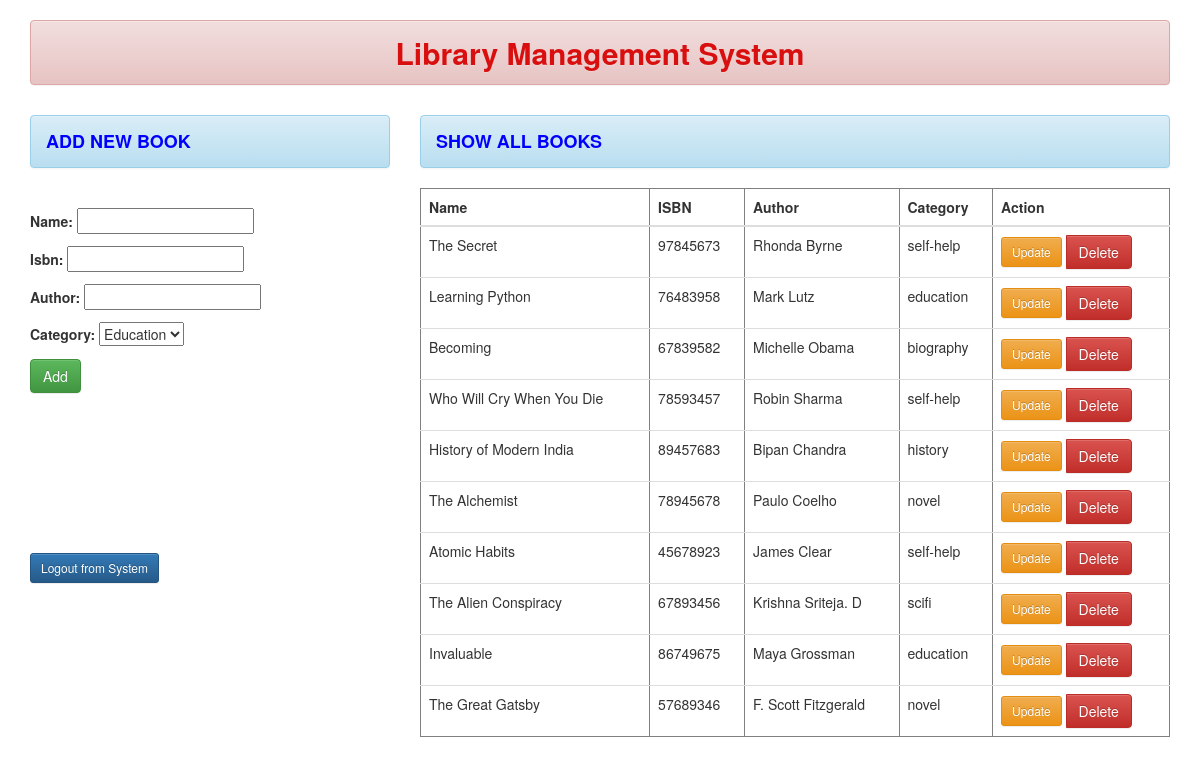
/home/, run on the app's committed database.
### enroll/models.py (models this page shows)
class Book(models.Model):
    catchoice= [
        ('education', 'Education'),
        ('biography', 'Biography'),
        ('history', 'History'),
        ('novel', 'Novel'),
        ('scifi','Sci-Fi'),
        ('self-help','Self-Help')
        ]
    name=models.CharField(max_length=30)
    isbn=models.PositiveIntegerField()
    author=models.CharField(max_length=40)
    category=models.CharField(max_length=30,choices=catchoice,default='education')

### enroll/views.py (the view)
# urls.py: path('home/',views.add_show, name="Add&Show"),
def add_show(request):
    if request.method=="POST":
        bm=BookForm(request.POST)
        if bm.is_valid():
            bm.save()
        bm=BookForm()
    else:
        bm=BookForm()
    stud = Book.objects.all()
    return render(request,'enroll/Add&Show.html',{'form':bm,'stu':stud})

### enroll/forms.py
class BookForm(forms.ModelForm):
    class Meta:
        model=Book
        fields=['name','isbn','author','category']

### enroll/templates/enroll/Add&Show.html (shortened to what this page needs)
<!DOCTYPE html>
{% extends 'enroll/base.html' %}
 {% block content%}
  <div class="row">
    <div class="col-sm-4">
       <h4 style="color:blue" class="alert alert-info"><b>ADD NEW BOOK</b></h4></br>
        <form action="" method="POST">
          {{form.as_p}}
          <input type="submit" class="btn btn-success" value="Add">
          <div>
            <a href="{% url 'logout' %}" class="btn btn-primary btn-sm">Logout from System</a>
           </div>
        </form>
    </div>
    <div class="col-sm-8">
        <h4 style="color:blue" class="alert alert-info"><b>SHOW ALL BOOKS</b></h4>
        {% if stu %}
        <table class="table table-hover" border="1">
            <thead>
            <tr>
            <th scope="col">Name</th>
            <th scope="col">ISBN</th>
            <th scope="col">Author</th>
            <th scope="col">Category</th>
            <th scope="col">Action</th>
            </tr>
            </thead>
            <tbody>
              {% for st in stu %}
                <tr>
                 <td>{{st.name}}</td>
                 <td>{{st.isbn}}</td>
                 <td>{{st.author}}</td>
                 <td>{{st.category}}</td>
                 <td>
                  <a href="{% url 'updatedata' st.id %}" class="btn btn-warning btn-sm">Update</a>
                  <form action="{% url 'deletedata' st.id %}" method="post" class="btn-group" role="group">
                  <input type="submit" class="btn btn-danger" value="Delete">
                  </form>
                 </td>
                </tr>
              {% endfor %}
            </tbody>
            </table>
        {% else %}
        <h4 class="text-center alert alert-warning"><b>No Record</b></h4>
        {% endif %}
    </div>
</div>
{% endblock content%}

### enroll/templates/enroll/base.html (shortened to what this page needs)
<!DOCTYPE html>
{% load static %}
<html lang="en" dir="ltr">
    <head>
        <link rel="stylesheet" href="https://maxcdn.bootstrapcdn.com/bootstrap/3.3.7/css/bootstrap.min.css">
    <link rel="stylesheet" href="https://maxcdn.bootstrapcdn.com/bootstrap/3.3.7/css/bootstrap-theme.min.css">
</head>
  <body>
      <div class="container mt-5">
          <h2 style="color:rgb(217, 15, 15)" class="text-center alert alert-danger"><strong>Library Management System</strong></h2>
          {% block content%}
          {% endblock content%}
      </div>
  </body>
  </html>

### data on the page
Book: name "The Secret", isbn "97845673", author "Rhonda Byrne", category "self-help"
Book: name "Learning Python", isbn "76483958", author "Mark Lutz", category "education"
Book: name "Becoming", isbn "67839582", author "Michelle Obama", category "biography"
Book: name "Who Will Cry When You Die", isbn "78593457", author "Robin Sharma", category "self-help"
Book: name "History of Modern India", isbn "89457683", author "Bipan Chandra", category "history"
Book: name "The Alchemist", isbn "78945678", author "Paulo Coelho", category "novel"
Book: name "Atomic Habits", isbn "45678923", author "James Clear", category "self-help"
Book: name "The Alien Conspiracy", isbn "67893456", author "Krishna Sriteja. D", category "scifi"
Book: name "Invaluable", isbn "86749675", author "Maya Grossman", category "education"
Book: name "The Great Gatsby", isbn "57689346", author "F. Scott Fitzgerald", category "novel"
